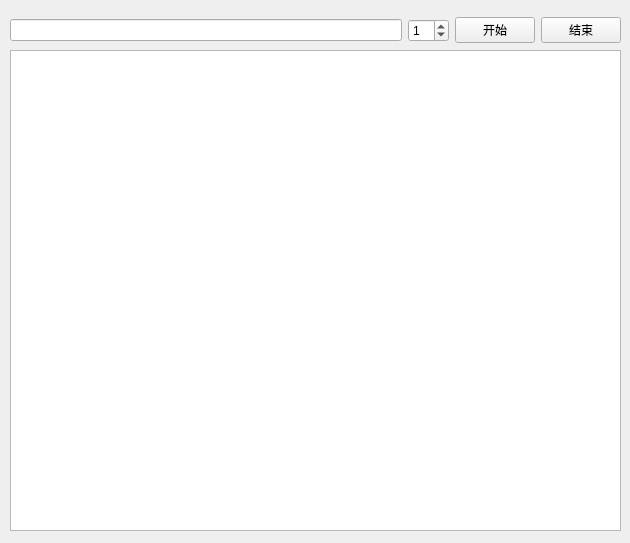
<?xml version="1.0" encoding="UTF-8"?>
<ui version="4.0">
 <class>Form</class>
 <widget class="QWidget" name="Form">
  <property name="geometry">
   <rect>
    <x>0</x>
    <y>0</y>
    <width>630</width>
    <height>543</height>
   </rect>
  </property>
  <property name="windowTitle">
   <string>AwemeMsg</string>
  </property>
  <widget class="QTableView" name="tableViewPro">
   <property name="geometry">
    <rect>
     <x>10</x>
     <y>50</y>
     <width>611</width>
     <height>481</height>
    </rect>
   </property>
  </widget>
  <widget class="QWidget" name="horizontalLayoutWidget">
   <property name="geometry">
    <rect>
     <x>10</x>
     <y>10</y>
     <width>611</width>
     <height>41</height>
    </rect>
   </property>
   <layout class="QHBoxLayout" name="horizontalLayout">
    <item>
     <widget class="QLineEdit" name="lineEdit"/>
    </item>
    <item>
     <widget class="QSpinBox" name="spinBoxProNum">
      <property name="value">
       <number>1</number>
      </property>
     </widget>
    </item>
    <item>
     <widget class="QPushButton" name="pushButtonStart">
      <property name="text">
       <string>开始</string>
      </property>
     </widget>
    </item>
    <item>
     <widget class="QPushButton" name="pushButtonStop">
      <property name="text">
       <string>结束</string>
      </property>
     </widget>
    </item>
   </layout>
  </widget>
 </widget>
 <resources/>
 <connections>
  <connection>
   <sender>pushButtonStart</sender>
   <signal>clicked()</signal>
   <receiver>Form</receiver>
   <slot>startPro()</slot>
   <hints>
    <hint type="sourcelabel">
     <x>516</x>
     <y>25</y>
    </hint>
    <hint type="destinationlabel">
     <x>471</x>
     <y>0</y>
    </hint>
   </hints>
  </connection>
  <connection>
   <sender>pushButtonStop</sender>
   <signal>clicked()</signal>
   <receiver>Form</receiver>
   <slot>stopPro()</slot>
   <hints>
    <hint type="sourcelabel">
     <x>584</x>
     <y>27</y>
    </hint>
    <hint type="destinationlabel">
     <x>558</x>
     <y>-6</y>
    </hint>
   </hints>
  </connection>
 </connections>
 <slots>
  <slot>startPro()</slot>
  <slot>stopPro()</slot>
 </slots>
</ui>
